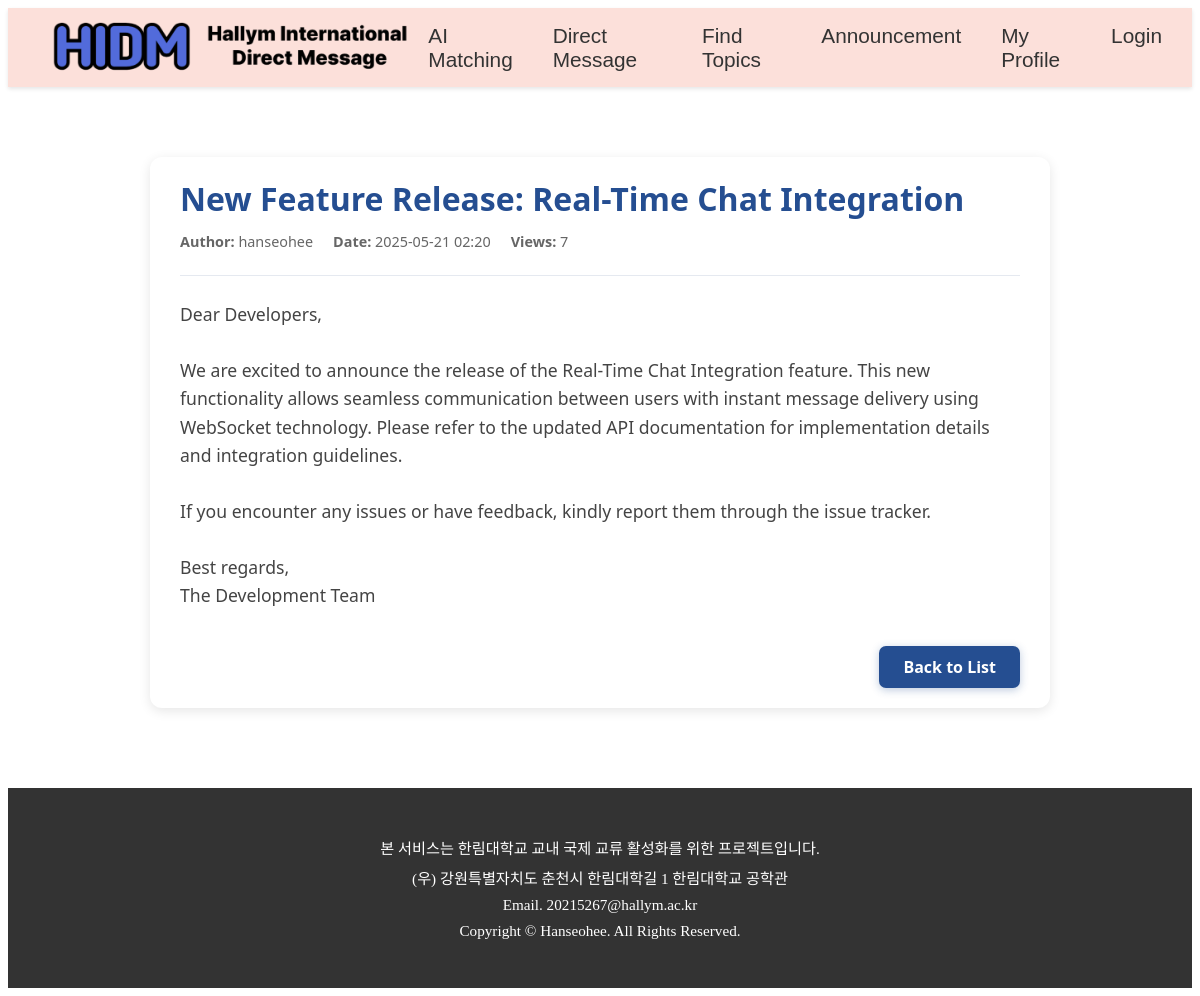
/accounts/announcement/6/, run on the app's committed database.
### accounts/models.py (models this page shows, shortened)
class Announcement(models.Model):
    title = models.CharField(max_length=200)
    content = models.TextField()
    author = models.ForeignKey(User, on_delete=models.SET_NULL, null=True)
    created_at = models.DateTimeField(auto_now_add=True)
    updated_at = models.DateTimeField(auto_now=True)
    views = models.PositiveIntegerField(default=0)  # 조회수 필드
    class Meta:
        ordering = ['-created_at']

### accounts/views.py (the view)
# urls.py: path('announcement/<int:pk>/', views.announcement_detail, name='announcement_detail'),
def announcement_detail(request, pk):
    announcement = get_object_or_404(Announcement, pk=pk)
    announcement.views += 1
    announcement.save(update_fields=['views'])
    return render(request, 'accounts/announcement_detail.html', {'announcement': announcement})

### accounts/templates/accounts/announcement_detail.html (shortened to what this page needs)
{% extends "base.html" %}
{% load static %}
{% block content %}
<div class="detail-container">
    <div class="notice-detail-title">{{ announcement.title }}</div>
    <div class="notice-detail-meta">
        <span><strong>Author:</strong> {{ announcement.author.username }}</span>
        <span><strong>Date:</strong> {{ announcement.created_at|date:"Y-m-d H:i" }}</span>
        <span><strong>Views:</strong> {{ announcement.views }}</span>
    </div>
    <div class="notice-detail-content">{{ announcement.content|linebreaksbr }}</div>
    <div class="detail-buttons">
        <a href="{% url 'announcement_list' %}">Back to List</a>
    </div>
</div>
{% endblock %}

### accounts/templates/base.html (style rules this page uses)
html, body { font-family: 'Noto Serif KR', serif; }

### accounts/templates/accounts/announcement_detail.html (style rules this page uses)
.detail-container { max-width: 900px; margin: 50px auto 0 auto; padding: 20px 30px; box-sizing: border-box; background: #fff; border-radius: 12px; box-shadow: 0 3px 12px rgba(0,0,0,0.1); font-family: 'Segoe UI', Tahoma, Geneva, Verdana, sans-serif; color: #333; }
.notice-detail-title { font-size: 2rem; font-weight: 700; color: #254e91; margin-bottom: 12px; word-break: break-word; }
.notice-detail-meta { font-size: 0.9rem; color: #666; margin-bottom: 24px; display: flex; gap: 20px; flex-wrap: wrap; }
.notice-detail-content { font-size: 1.1rem; line-height: 1.6; color: #444; white-space: pre-line; word-break: break-word; margin-bottom: 36px; border-top: 1px solid #e5e9f0; padding-top: 24px; }
.detail-buttons { display: flex; gap: 15px; justify-content: flex-end; flex-wrap: wrap; }
.detail-buttons a, .detail-buttons button { background-color: #254e91; color: white; border: none; border-radius: 7px; padding: 10px 24px; font-size: 1rem; font-weight: 600; cursor: pointer; text-decoration: none; box-shadow: 0 2px 8px rgba(37, 78, 145, 0.3); transition: background-color 0.2s ease, box-shadow 0.2s ease; }

### data on the page
Announcement: title "New Feature Release: Real-Time Chat Integration", author.username "hanseohee", created_at "2025-05-21 02:20", views "7", content "Dear Developers, We are excited to announce the release of the Real-Time Chat Integration feature. This new functionality allows seamless communication between users with instant message delivery using WebSocket technology. Please refer to the updated API documentation for implementation details and integration guidelines. If you encounter any issues or have feedback, kindly report them through the issue tracker. Best regards, The Development Team"
